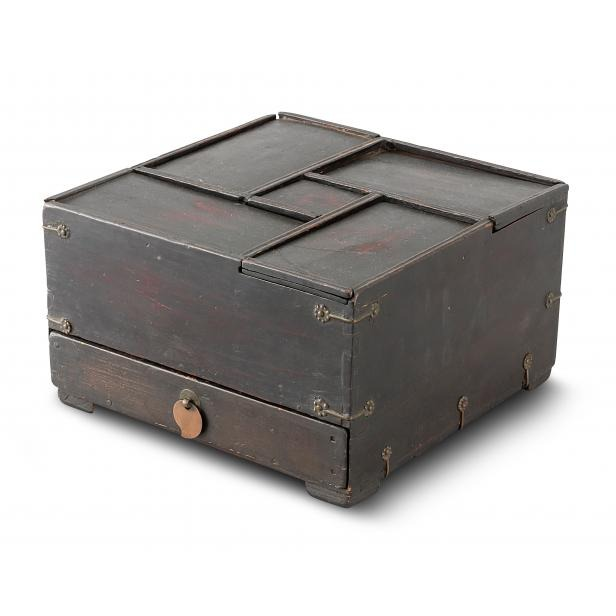
#> input picture photos/auction/A58-076.jpg, 616 x 616 px
$ python -i hoam_regions.py   (imports and definitions only)
#> lines starting #> are read from the running program, lines starting #| are printed output that depends on the picture; after the words box and inside, x2 and y2 are one past the last pixel; in counts of white or black regions, pixels touching at a corner belong together
#> further down, picture is the input picture: shape (616, 616, 3); mean B, G, R 185.6, 186.8, 188.8
import cv2,numpy as np
def comps(img):
    H,W=img.shape[:2];S=W/1654.;k=lambda v:max(1,int(round(v*S)))
#> after `H, W = img.shape[:2]`: H = 616; W = 616
#> after `S = W / 1654.0`: S = 0.372
    g=cv2.GaussianBlur(cv2.cvtColor(img,cv2.COLOR_BGR2GRAY).astype(np.float32),(0,0),3*S)
    m=(g<251).astype(np.uint8);m[int(H*.885):,:]=0;m[:int(H*.025),:]=0
#> after `m = (g < 251).astype(np.uint8)`:
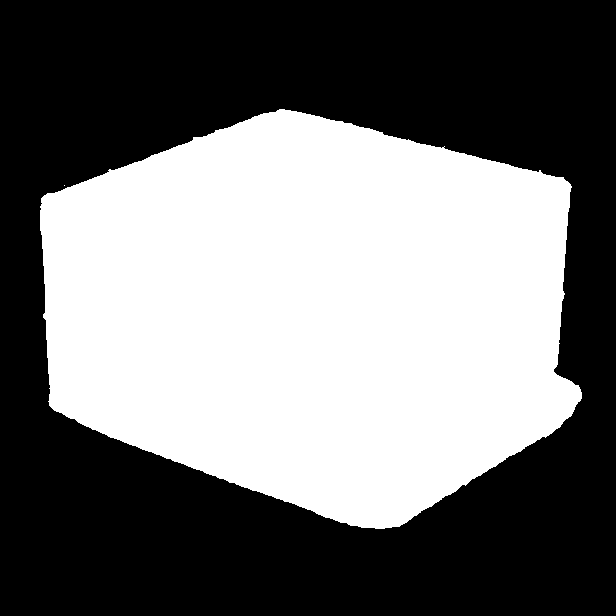
#> m: shape (616, 616); values 0 (black) and 1 (white), 45.2% white; 2 white regions (1 under 20 px), largest, box (x1, y1, x2, y2) and area: (40, 109, 582, 529) 171529
    m=cv2.morphologyEx(m,cv2.MORPH_OPEN,np.ones((k(9),k(9)),np.uint8))
#> m: shape (616, 616); values 0 (black) and 1 (white), 45.2% white; 1 white region, box (x1, y1, x2, y2) and area: (40, 109, 582, 529) 171507
    m=cv2.morphologyEx(m,cv2.MORPH_CLOSE,np.ones((k(41),k(41)),np.uint8))
#> m: shape (616, 616); values 0 (black) and 1 (white), 45.2% white; 1 white region, box (x1, y1, x2, y2) and area: (40, 109, 582, 529) 171551
    nl,lab,st,_=cv2.connectedComponentsWithStats(m)
#> nl = 2; st = [[0, 0, 616, 616, 207905], [40, 109, 542, 420, 171551]]
    cs=[(int(st[i,4]),[int(v) for v in st[i,:4]],i) for i in range(1,nl)]
#> cs = [(171551, [40, 109, 542, 420], 1)]
    if not cs:return m,[],lab
    big=max(c[0] for c in cs)
#> big = 171551
    keep=[c for c in cs if c[0]>=0.04*big and c[0]>0.003*W*H]
#> keep = [(171551, [40, 109, 542, 420], 1)]
    return m,keep,lab
def regions(img,n):
    m,keep,lab=comps(img)
    if not keep:return []
    M=np.zeros_like(m)
    for a,b,i in keep:M[lab==i]=1
    H,W=M.shape
    if n==1:
        ys,xs=np.where(M);return [[int(xs.min()),int(ys.min()),int(xs.max()-xs.min()+1),int(ys.max()-ys.min()+1)]]
    best=None
    for ax in (0,1):
        prof=M.any(axis=1-ax) # ax0: rows
        idx=np.where(prof)[0];a,b=idx[0],idx[-1]
        gaps=[];i=a
        while i<=b:
            if not prof[i]:
                j=i
                while not prof[j]:j+=1
                gaps.append((j-i,i,j));i=j
            else:i+=1
        gaps=sorted(gaps,reverse=True)[:n-1]
        if len(gaps)<n-1:continue
        sc=min(g[0] for g in gaps)/(H if ax==0 else W)
        if best is None or sc>best[0]:best=(sc,ax,sorted(g[1:] for g in gaps),a,b)
    if best is None:return None
    sc,ax,gp,a,b=best;cuts=[a]+[x for g in gp for x in g]+[b+1];out=[]
    for t in range(n):
        lo,hi=cuts[2*t],cuts[2*t+1]
        sub=M[lo:hi,:] if ax==0 else M[:,lo:hi]
        ys,xs=np.where(sub)
        if len(ys)==0:return None
        if ax==0:out.append([int(xs.min()),int(ys.min()+lo),int(xs.max()-xs.min()+1),int(ys.max()-ys.min()+1)])
        else:out.append([int(xs.min()+lo),int(ys.min()),int(xs.max()-xs.min()+1),int(ys.max()-ys.min()+1)])
    return out

>>> import cv2
>>> picture = cv2.imread('../photos/auction/A58-076.jpg')
>>> result = comps(picture)

$ run again, on photos/auction/A61-056.jpg
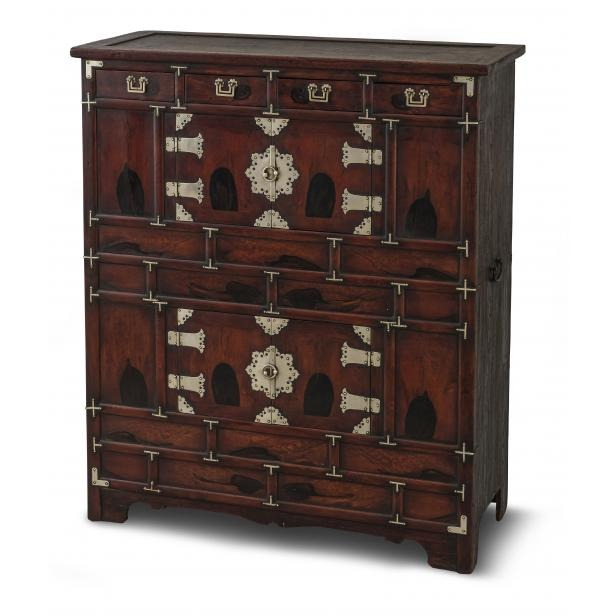
#> input picture photos/auction/A61-056.jpg, 616 x 616 px
#> picture is the input picture: shape (616, 616, 3); mean B, G, R 132.9, 136.3, 147.1
#> in comps, `m = (g < 251).astype(np.uint8)`:
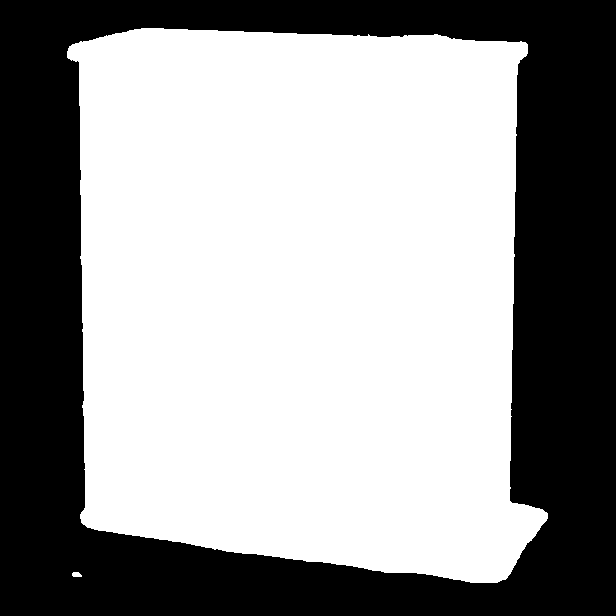
#> m: shape (616, 616); values 0 (black) and 1 (white), 60.1% white; 1 black region, box (x1, y1, x2, y2) and area: (0, 0, 616, 616) 151285
#> in comps, `m[int(H * 0.885):, :] = 0`:
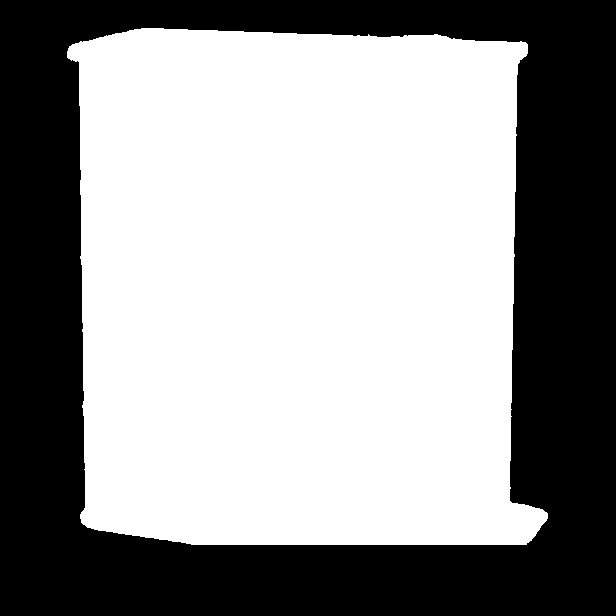
#> m: shape (616, 616); values 0 (black) and 1 (white), 58.3% white; 1 black region, box (x1, y1, x2, y2) and area: (0, 0, 616, 616) 158321
#> lab: shape (616, 616) int32; values 0 (black) and 1 (white), 58.3% white; 1 black region, box (x1, y1, x2, y2) and area: (0, 0, 616, 616) 158293
#> nl = 2; st = [[0, 0, 616, 616, 158293], [67, 28, 481, 517, 221163]]
#> cs = [(221163, [67, 28, 481, 517], 1)]
#> big = 221163
#> keep = [(221163, [67, 28, 481, 517], 1)]

$ run again, on photos/auction/A63-058.jpg
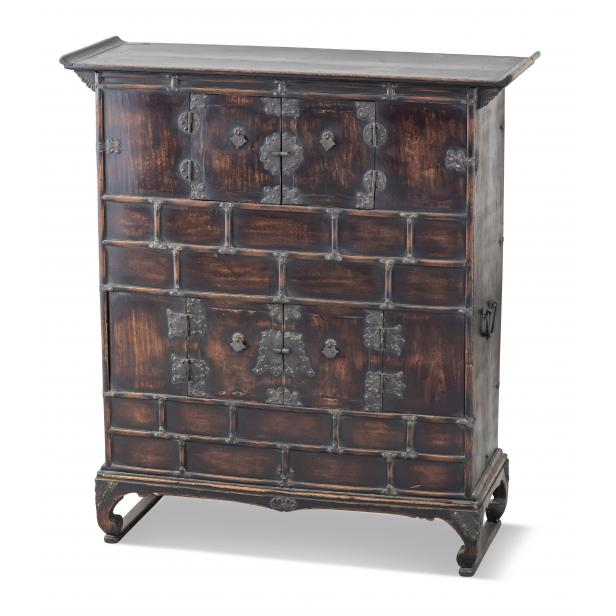
#> input picture photos/auction/A63-058.jpg, 616 x 616 px
#> picture is the input picture: shape (616, 616, 3); mean B, G, R 165.7, 165.6, 170.5
#> in comps, `m = (g < 251).astype(np.uint8)`:
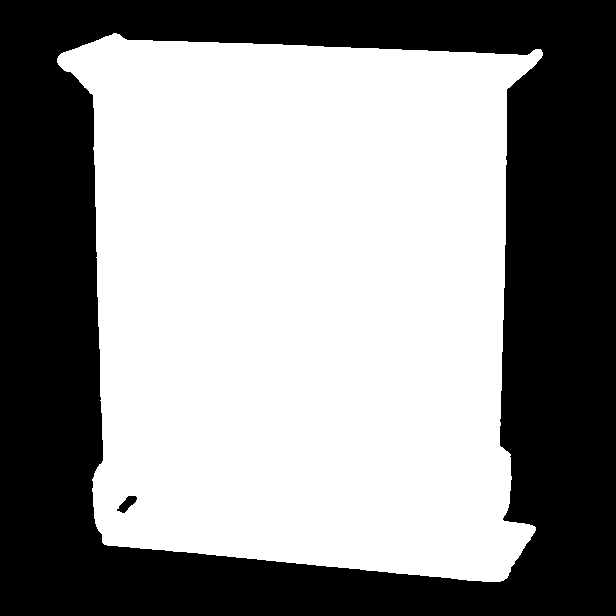
#> m: shape (616, 616); values 0 (black) and 1 (white), 56.5% white; 2 black regions, box (x1, y1, x2, y2) and area: (0, 0, 616, 616) 164842, (117, 496, 137, 513) 170
#> in comps, `m[int(H * 0.885):, :] = 0`:
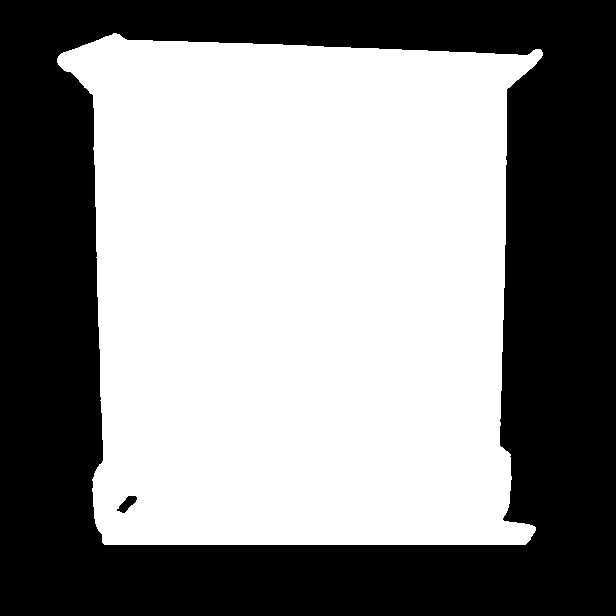
#> m: shape (616, 616); values 0 (black) and 1 (white), 54.4% white; 2 black regions, box (x1, y1, x2, y2) and area: (0, 0, 616, 616) 172929, (117, 496, 137, 513) 170
#> lab: shape (616, 616) int32; values 0 (black) and 1 (white), 54.4% white; 1 black region, box (x1, y1, x2, y2) and area: (0, 0, 616, 616) 172874
#> nl = 2; st = [[0, 0, 616, 616, 172874], [57, 33, 486, 512, 206582]]
#> cs = [(206582, [57, 33, 486, 512], 1)]
#> big = 206582
#> keep = [(206582, [57, 33, 486, 512], 1)]

$ run again, on photos/auction/A64-069.jpg
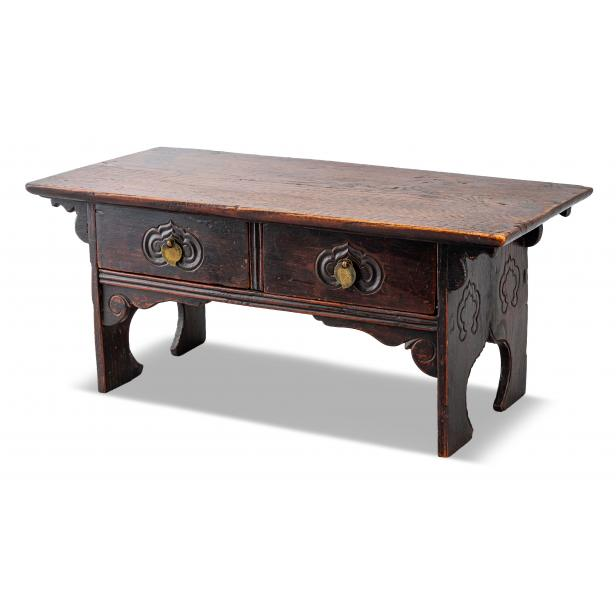
#> input picture photos/auction/A64-069.jpg, 616 x 616 px
#> picture is the input picture: shape (616, 616, 3); mean B, G, R 211.6, 212.3, 215.8
#> in comps, `m = (g < 251).astype(np.uint8)`:
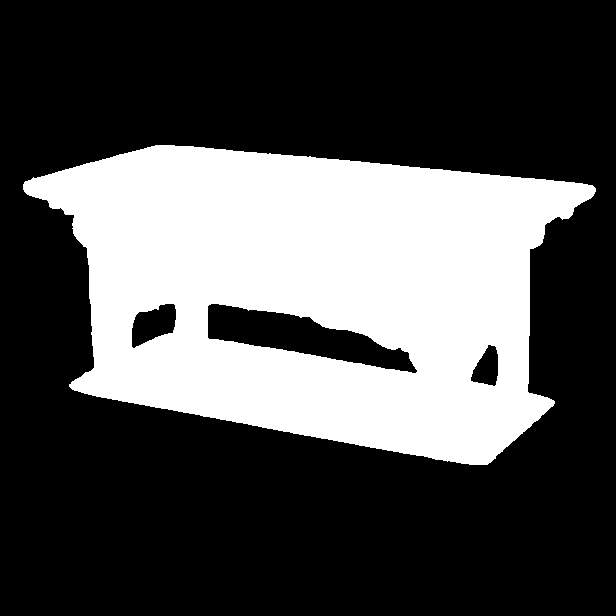
#> m: shape (616, 616); values 0 (black) and 1 (white), 31.1% white; 1 white region, box (x1, y1, x2, y2) and area: (23, 145, 596, 465) 118140
#> in comps, `m=cv2.morphologyEx(m,cv2.MORPH_CLOSE,np.ones((k(41),k(41)),np.uint8))`:
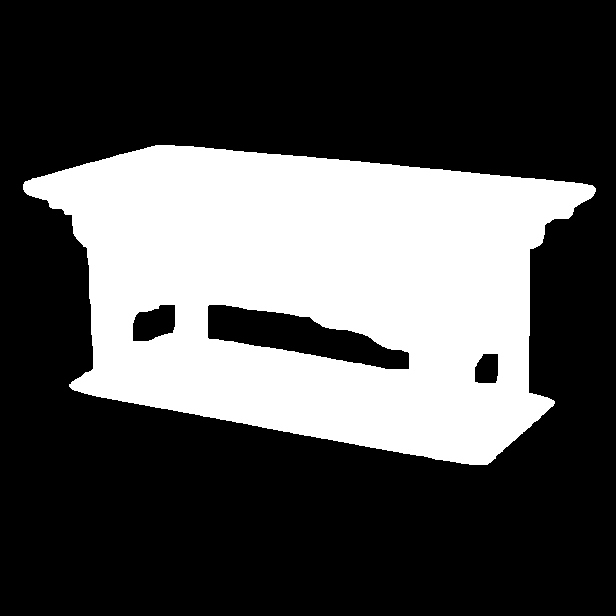
#> m: shape (616, 616); values 0 (black) and 1 (white), 31.2% white; 1 white region, box (x1, y1, x2, y2) and area: (23, 145, 596, 465) 118512
#> nl = 2; st = [[0, 0, 616, 616, 260944], [23, 145, 573, 320, 118512]]
#> cs = [(118512, [23, 145, 573, 320], 1)]
#> big = 118512
#> keep = [(118512, [23, 145, 573, 320], 1)]
